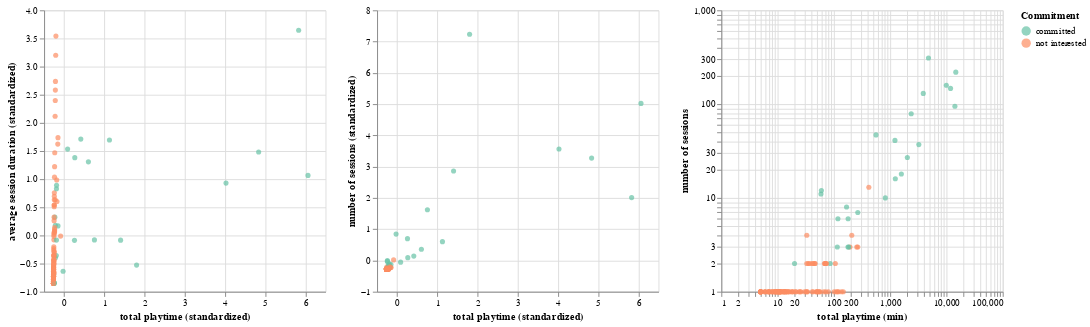

The cell this chart's notebook holds for it:
### Code cell
# 2nd step is to draw a colored scatter plot to visualize the relationship between the variables 

pltime_duration = alt.Chart(scaled_df).mark_circle().encode(
    x=alt.X('standardscaler__total playtime (min)').title("total playtime (standardized)"),
    y=alt.Y('standardscaler__average session duration (min)').title("average session duration (standardized)"),
    color=alt.Color('remainder__identifier').title("Commitment").scale(scheme="set2")
)

pltime_number = alt.Chart(scaled_df).mark_circle().encode(
    x=alt.X('standardscaler__total playtime (min)').title("total playtime (standardized)"),
    y=alt.Y('standardscaler__nb of sessions').title("number of sessions (standardized)"),
    color=alt.Color('remainder__identifier').title("Commitment").scale(scheme="set2")
)

pltime_number2 = alt.Chart(df).mark_circle().encode(
    x=alt.X('total playtime (min)').scale(type='log').title("total playtime (min)"),
    y=alt.Y('nb of sessions').scale(type='log').title("number of sessions"),
    color=alt.Color('identifier').title("Commitment").scale(scheme="set2")
)

pltime_duration | pltime_number | pltime_number2

# it turns out that average session duration is not a useful variable for the predictive model since players who are not committed have played for a wide range of durations
# the total playtime and number of sessions (or return rate) appear to be more useful variables since they highlight separate clusters for committed and not committed players
# also shown with non standardised variables on a log scale (far right)
